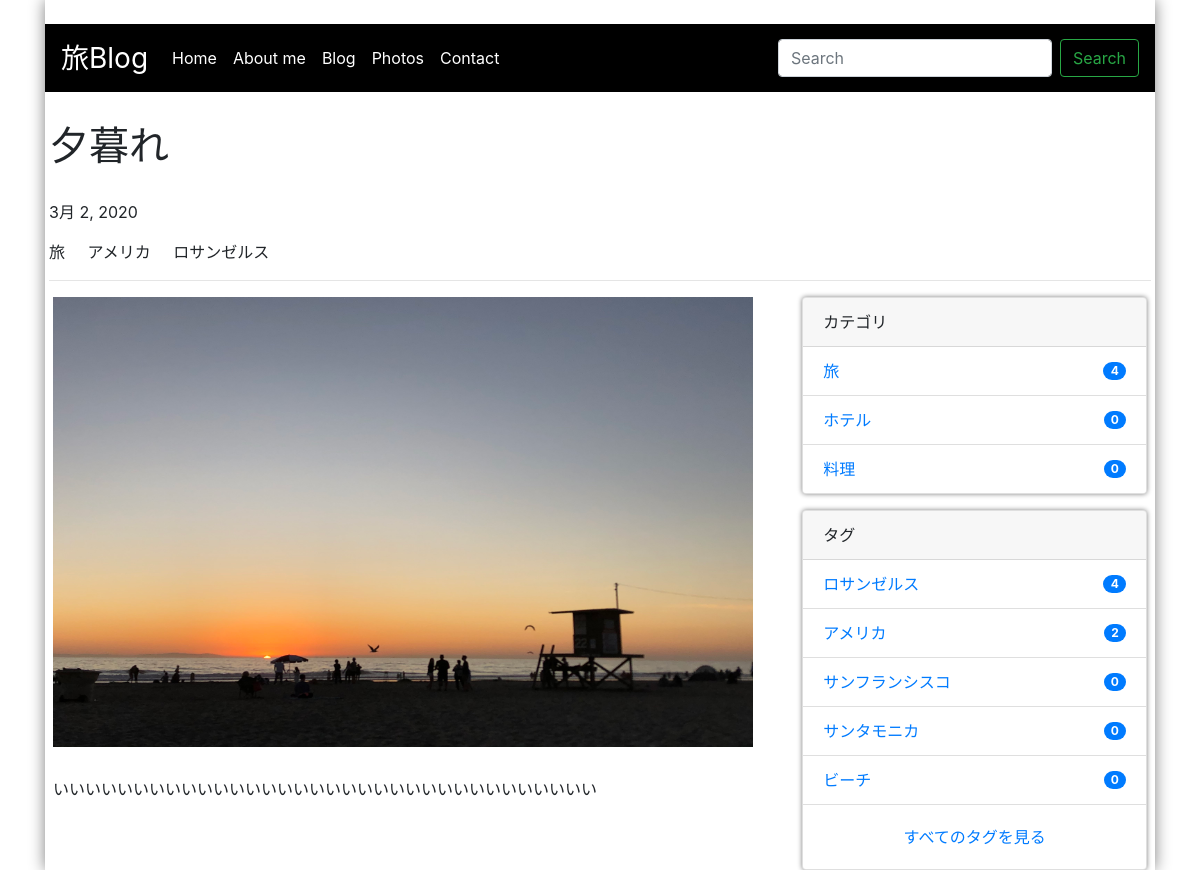
The app's page /post/2/ with its own data.
### website/models.py (models this page shows, shortened)
class Post(models.Model):
    category = models.ForeignKey(Category, on_delete=models.PROTECT)
    tags = models.ManyToManyField(Tag, blank=True)
    title = models.CharField(max_length=255)
    content = models.TextField()
    description = models.TextField(blank=True)
    image = models.ImageField(
        upload_to='post_images/', null=True, blank=True)
    created_at = models.DateTimeField(auto_now_add=True)
    updated_at = models.DateTimeField(auto_now=True)
    published_at = models.DateTimeField(blank=True, null=True)
    is_public = models.BooleanField(default=False)
    class Meta:
        ordering = ['-created_at']

class Category(models.Model):
    name = models.CharField(max_length=255)
    slug = models.SlugField(unique=True)
    timestamp = models.DateTimeField(auto_now_add=True)

class Tag(models.Model):
    name = models.CharField(max_length=255)
    slug = models.SlugField(unique=True)
    timestamp = models.DateTimeField(auto_now_add=True)

### website/views.py (the view)
# urls.py: path('post/<int:pk>/', PostDetailView.as_view(), name='post_detail'),
class PostDetailView(DetailView):
    model = Post
    def get_object(self, queryset=None):
        obj = super().get_object(queryset=queryset)
        if not obj.is_public and not self.request.user.is_authenticated:
            raise Http404
        return obj

### blog/context_processors.py (called while the page is built)
def common(request):
    context = {
        'categories': Category.objects.annotate(
            num_posts=Count('post', filter=Q(post__is_public=True))),
        'tags': Tag.objects.annotate(
            num_posts=Count('post', filter=Q(post__is_public=True))),
    }
    return context

### website/templates/website/post_detail.html (shortened to what this page needs)
{% extends 'website/base.html' %}
{% load static %}
{% block content %}
<div class="container">
  <div class="wrapper">
{% include "website/snippets/nav.html" %}
<div class="home">
<h1 class='object_title'>{{ object.title }}</h1>
<p>{{ object.published_at|date }}</p>
<p>{{ object.category.name }}&nbsp;&nbsp;&nbsp;&nbsp;&nbsp;{% for tag in object.tags.all %}{{ tag.name }}&nbsp;&nbsp;&nbsp;&nbsp;&nbsp;{% endfor %}</p>
<hr>
<div class="row">
  <main class="col-md-8">
    {% if post.image %}
    <a href="{% url 'website:post_detail' post.id %}">
      <img src="{{ post.image.url }}" alt="{{ post.title }}" width="700" height="450">
    </a>
    {% endif %}
    <div class="content">
    {{ object.content|safe }}
    </div>
  </main>
<aside class="col-md-4">
  {% include "website/snippets/sidebar.html" %}
</aside>
</div>
</div>
</div>
</div>
{% endblock %}

### website/templates/website/base.html (shortened to what this page needs)
{% load static %}
<!doctype html>
<html lang="ja">
  <head>
    <link rel="stylesheet" href="https://stackpath.bootstrapcdn.com/bootstrap/4.4.1/css/bootstrap.min.css">
    <link rel="stylesheet" href="{% static 'website/css/style.css' %}">
  </head>
  <body>
    {% block content %}
    {% endblock %}
  </body>
</html>

### website/templates/website/snippets/nav.html (shortened to what this page needs)
{% load static %}
<nav class="navbar navbar-expand-lg navbar-light bg-light mb-4">
  <a class="navbar-brand" href="/">旅Blog</a>
  <div class="collapse navbar-collapse" id="navbarSupportedContent">
    <ul class="navbar-nav mr-auto">
      <li class="nav-item active">
        <a class="nav-link" href="/">Home<span class="sr-only">(current)</span></a>
      </li>
      <li class="nav-item">
        <a class="nav-link" href="#">About me</a>
      </li>
      <li class="nav-item">
        <a class="nav-link" href="#">Blog</a>
      </li>
      <li class="nav-item">
        <a class="nav-link" href="#">Photos</a>
      </li>
      <li class="nav-item">
        <a class="nav-link" href="#">Contact</a>
      </li>
    </ul>
    <form class="form-inline my-2 my-lg-0">
      <input class="form-control mr-sm-2" type="search" placeholder="Search" aria-label="Search">
      <button class="btn btn-outline-success my-2 my-sm-0" type="submit">Search</button>
    </form>
  </div>
</nav>

### website/templates/website/snippets/sidebar.html
{% load static %}
<div class="card mb-3">
  <div class="card-header">
    カテゴリ
  </div>
  <ul class="list-group list-group-flush">
    {% for category in categories|dictsort:"id" %}
    <li class="list-group-item d-flex justify-content-between align-items-center">
      <a href="{% url 'website:category_post' category.slug %}" class="card-link">{{ category.name }}</a>
      <span class="badge badge-primary badge-pill">{{ category.num_posts }}</span>
    </li>
    {% endfor %}
  </ul>
</div>
<div class="card">
  <div class="card-header">
    タグ
  </div>
  <ul class="list-group list-group-flush">
    {% for tag in tags|dictsortreversed:"num_posts"|slice:":5" %}
    <li class="list-group-item d-flex justify-content-between align-items-center">
      <a href="{% url 'website:tag_post' tag.slug %}" class="card-link">{{ tag.name }}</a>
      <span class="badge badge-primary badge-pill">{{ tag.num_posts }}</span>
    </li>
    {% endfor %}
  </ul>
  <div class="card-body text-center">
    <a href="{% url 'website:tag_list' %}" class="card-link">すべてのタグを見る</a>
  </div>
</div>

### static/website/css/style.css (style rules this page uses)
.wrapper { box-shadow: 0px 0px 15px gray; }
.home { padding: 0px 4px; }
.mb-4 { margin-bottom: 5px!important; }
.card { box-shadow: 0px 0px 5px gray; }
.content { margin-top: 30px; }
.navbar-brand { font-size: 28px; color: white!important; }
.bg-light { background-color: black!important; }
.nav-link { color: white!important; }
.row { padding: 0px 4px; }
.object_title { margin-top: 30px; margin-bottom: 30px; }

### records on screen
Post: title "夕暮れ", published_at "3月 2, 2020", category.name "旅", image (picture), content "いいいいいいいいいいいいいいいいいいいいいいいいいいいいいいいいいい"
Tag: name "アメリカ", num_posts "2"
Tag: name "ロサンゼルス", num_posts "4"
Category: name "旅", num_posts "4"
Category: name "ホテル", num_posts "0"
Category: name "料理", num_posts "0"
Tag: name "サンフランシスコ", num_posts "0"
Tag: name "サンタモニカ", num_posts "0"
Tag: name "ビーチ", num_posts "0"
